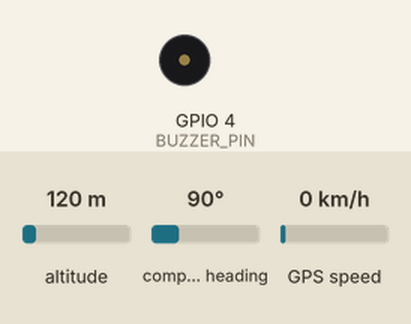
Bench run of a program on a simulated ESP32. On the bench: buzzer (waves = sounding, pin HIGH). Inputs (shaded band) come from the test bench; at power-on: altitude 120 m, compass heading 90°, GPS speed 0 km/h. The GPS gets a fix after 3 s at 37.7749, -122.4194 with 8 satellites; what the program prints to the serial monitor is not drawn.

Above: at 0.2 s.
Timing chart, 0 to 3.0 s (numbered marks = the images above):
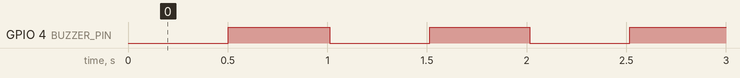

The program:

main.cpp
```cpp
#include <Arduino.h>

#include "drivers/gps/gps.h"
#include "drivers/buzzer/buzzer.h"
#include "geofences/geofence.h"
#include "communications/api/api.h"

constexpr unsigned long LOCATION_INTERVAL = 30000;
constexpr unsigned long STATUS_INTERVAL = 1000;

unsigned long lastLocationSend = 0;
unsigned long lastStatusPrint = 0;
bool firstLocationSend = true;

void setup() {
    Serial.begin(115200);

    buzzerBegin();
    gpsHasBegin();
    geofenceBegin();
    apiBegin();

    Serial.println("HelmGuard started");
    Serial.println("Waiting for GPS fix...");
}

void loop() {
    gpsHasUpdate();

    bool gpsFix = gpsHasFix();
    bool outsideGeofence = false;

    if (gpsFix) {
        outsideGeofence = geofenceUpdate(
            gpsGetLatitude(),
            gpsGetLongitude()
        );
    }

    buzzerUpdate(gpsFix, outsideGeofence);

    unsigned long now = millis();

    if (now - lastStatusPrint >= STATUS_INTERVAL) {
        lastStatusPrint = now;

        if (!gpsFix) {
            Serial.println("GPS: NO FIX | Buzzer: INTERMITTENT");
        } else {
            Serial.println("=============================");
            Serial.print("Latitude: ");
            Serial.println(gpsGetLatitude(), 6);

            Serial.print("Longitude: ");
            Serial.println(gpsGetLongitude(), 6);

            Serial.print("Satellites: ");
            Serial.println(gpsGetSatellites());

            Serial.print("Distance: ");
            Serial.print(geofenceGetDistanceMeters(), 2);
            Serial.println(" m");

            Serial.print("Geofence: ");
            Serial.println(
                outsideGeofence ? "OUTSIDE" : "INSIDE"
            );

            Serial.print("Buzzer: ");
            Serial.println(
                outsideGeofence ? "CONTINUOUS" : "OFF"
            );
        }
    }

    if (gpsFix &&
        (firstLocationSend ||
         now - lastLocationSend >= LOCATION_INTERVAL)) {

        firstLocationSend = false;
        lastLocationSend = now;

        if (apiSendLocation()) {
            Serial.println("Location sent successfully");
        } else {
            Serial.println("Failed to send location");
        }
    }

    delay(2);
}
```

api.cpp
```cpp
#include "api.h"

#include <HTTPClient.h>

#include "communications/wifi/wifi.h"
#include "config/app_config.h"
#include "communications/json/json.h"
#include "drivers/gps/gps.h"

void apiBegin()
{
    wifiBegin();
}

bool apiSendLocation()
{
    if (!wifiIsConnected()) {
        Serial.println("Wi-Fi disconnected, reconnecting");
        if (!wifiBegin()) {
            return false;
        }
    }

    if (!gpsHasFix()) {
        Serial.println("No GPS fix. Skipping POST.");
        return false;
    }

    String payload = gpsGetJson(HELM_GUARD_DEVICE_ID);

    HTTPClient http;
    http.setTimeout(HELM_GUARD_HTTP_TIMEOUT_MS);
    if (!http.begin(HELM_GUARD_API_URL)) {
        Serial.println("Could not initialize HTTP client");
        return false;
    }
    http.addHeader("Content-Type", "application/json");

    int statusCode = http.POST(payload);

    Serial.print("HTTP status: ");
    Serial.println(statusCode);

    if (statusCode > 0) {
        Serial.println(http.getString());
    } else {
        Serial.println(http.errorToString(statusCode));
    }

    http.end();

    return statusCode >= 200 && statusCode < 300;
}
```

api.h
```cpp
#ifndef API_H
#define API_H

#include <Arduino.h>

void apiBegin();
bool apiSendLocation();

#endif
```

json.cpp
```cpp
#include "json.h"

#include <ArduinoJson.h>
#include "drivers/gps/gps.h"

String gpsGetJson(const char* deviceId) {
    JsonDocument doc;

    const bool fix = gpsHasFix();
    doc["gps_fix"] = fix;
    doc["device_id"] = deviceId;

    if (fix) {
        doc["latitude"] = gpsGetLatitude();
        doc["longitude"] = gpsGetLongitude();
        doc["altitude"] = gpsGetAltitude();
        doc["satellites"] = gpsGetSatellites();
        doc["speed"] = gpsGetSpeed();
    }

    String jsonString;
    serializeJson(doc, jsonString);
    return jsonString;
}
```

json.h
```cpp
#ifndef JSON_H
#define JSON_H
#include <ArduinoJson.h>

String gpsGetJson(const char* deviceId);
#endif // JSON_H
```

wifi.cpp
```cpp
#include "wifi.h"

#include <WiFi.h>

#include "config/app_config.h"

namespace {
    const char* WIFI_SSID = HELM_GUARD_WIFI_SSID;
    const char* WIFI_PASSWORD = HELM_GUARD_WIFI_PASSWORD;
}

bool wifiBegin()
{
    if (WIFI_SSID[0] == '\0') {
        Serial.println("Wi-Fi is not configured");
        return false;
    }

    WiFi.mode(WIFI_STA);
    WiFi.begin(WIFI_SSID, WIFI_PASSWORD);

    Serial.print("Connecting to Wi-Fi");
    const unsigned long startedAt = millis();

    while (WiFi.status() != WL_CONNECTED &&
           millis() - startedAt < HELM_GUARD_WIFI_TIMEOUT_MS) {
        delay(500);
        Serial.print(".");
    }

    if (!wifiIsConnected()) {
        Serial.println("\nWi-Fi connection timed out");
        return false;
    }

    Serial.println("\nWi-Fi connected");
    Serial.println(WiFi.localIP());
    return true;
}

bool wifiIsConnected()
{
    return WiFi.status() == WL_CONNECTED;
}
```

wifi.h
```cpp
#ifndef WIFI_H
#define WIFI_H

#include <Arduino.h>

bool wifiBegin();
bool wifiIsConnected();

#endif
```

geofence.cpp
```cpp
#include <Arduino.h>
#include <math.h>

#include "config/app_config.h"
#include "geofence.h"

namespace {
    constexpr double EARTH_RADIUS_METERS = 6371000.0;
    constexpr double DEGREES_TO_RADIANS = PI / 180.0;

    bool initialized = false;

    double centerLatitude = 0.0;
    double centerLongitude = 0.0;
    double currentDistance = 0.0;

    double calculateDistance(
        double lat1,
        double lon1,
        double lat2,
        double lon2
    ) {
        double dLat =
            (lat2 - lat1) * DEGREES_TO_RADIANS;

        double dLon =
            (lon2 - lon1) * DEGREES_TO_RADIANS;

        double a =
            sin(dLat / 2.0) * sin(dLat / 2.0) +
            cos(lat1 * DEGREES_TO_RADIANS) *
            cos(lat2 * DEGREES_TO_RADIANS) *
            sin(dLon / 2.0) * sin(dLon / 2.0);

        a = constrain(a, 0.0, 1.0);

        double c = 2.0 * atan2(
            sqrt(a),
            sqrt(1.0 - a)
        );

        return EARTH_RADIUS_METERS * c;
    }
}

void geofenceBegin() {
    initialized = false;
    centerLatitude = 0.0;
    centerLongitude = 0.0;
    currentDistance = 0.0;
}

bool geofenceUpdate(double latitude, double longitude) {
    if (!initialized) {
        centerLatitude = latitude;
        centerLongitude = longitude;
        currentDistance = 0.0;
        initialized = true;

        Serial.println("Geofence center initialized");

        Serial.print("Center latitude: ");
        Serial.println(centerLatitude, 6);

        Serial.print("Center longitude: ");
        Serial.println(centerLongitude, 6);

        return false;
    }

    currentDistance = calculateDistance(
        centerLatitude,
        centerLongitude,
        latitude,
        longitude
    );

    return currentDistance >
           HELM_GUARD_GEOFENCE_RADIUS_METERS;
}

bool geofenceIsInitialized() {
    return initialized;
}

double geofenceGetDistanceMeters() {
    return currentDistance;
}
```

geofence.h
```cpp
#pragma once

void geofenceBegin();

bool geofenceUpdate(double latitude, double longitude);

bool geofenceIsInitialized();
double geofenceGetDistanceMeters();
```

app_config.h
```cpp
#ifndef APP_CONFIG_H
#define APP_CONFIG_H

#if __has_include("config/secrets.h")
#include "config/secrets.h"
#endif

#ifndef HELM_GUARD_WIFI_SSID
#define HELM_GUARD_WIFI_SSID ""
#endif

#ifndef HELM_GUARD_WIFI_PASSWORD
#define HELM_GUARD_WIFI_PASSWORD ""
#endif

#ifndef HELM_GUARD_API_URL
#define HELM_GUARD_API_URL "http://127.0.0.1:3000/api/locations"
#endif

#ifndef HELM_GUARD_DEVICE_ID
#define HELM_GUARD_DEVICE_ID "HG-001"
#endif

#ifndef HELM_GUARD_GEOFENCE_RADIUS_METERS
#define HELM_GUARD_GEOFENCE_RADIUS_METERS 30.0
#endif

#define HELM_GUARD_WIFI_TIMEOUT_MS 15000UL
#define HELM_GUARD_HTTP_TIMEOUT_MS 10000

#endif
```

pins.h
```cpp
#pragma once

// SENSORS
#define GPS_RX_PIN 17
#define GPS_TX_PIN 18


// ACTUATORS
#define BUZZER_PIN 4
```

buzzer.cpp
```cpp
#include <Arduino.h>
#include "config/pins.h"
#include "buzzer.h"

const unsigned long BUZZER_INTERVAL = 500;

unsigned long lastBuzzerChange = 0;
bool buzzerState = false;

void buzzerBegin() {
    pinMode(BUZZER_PIN, OUTPUT);
    digitalWrite(BUZZER_PIN, LOW);
}

void buzzerUpdate(bool gpsFix, bool outsideGeofence) {
    if (!gpsFix) {
        unsigned long now = millis();

        if (now - lastBuzzerChange >= BUZZER_INTERVAL) {
            lastBuzzerChange = now;
            buzzerState = !buzzerState;

            digitalWrite(
                BUZZER_PIN,
                buzzerState ? HIGH : LOW
            );
        }

        return;
    }

    buzzerState = false;
    lastBuzzerChange = millis();

    if (outsideGeofence) {
        digitalWrite(BUZZER_PIN, HIGH);
    } else {
        digitalWrite(BUZZER_PIN, LOW);
    }
}
```

buzzer.h
```cpp
#pragma once

void buzzerBegin();
void buzzerUpdate(bool gpsFix, bool outsideGeofence);
```

gps.cpp
```cpp
#include "gps.h"

#include <TinyGPS++.h>
#include <HardwareSerial.h>

#include "config/pins.h"

namespace {
    HardwareSerial gpsSerial(2);
    TinyGPSPlus gps;
}

void gpsHasBegin() {
    gpsSerial.begin(9600, SERIAL_8N1, GPS_RX_PIN, GPS_TX_PIN);
}

void gpsHasUpdate() {
    while (gpsSerial.available() > 0) {
        gps.encode(gpsSerial.read());
    }
}

bool gpsHasFix() {
    return gps.location.isValid() && (gps.location.age() < 2000);
}

double gpsGetLatitude() {
    return gps.location.lat();
}

double gpsGetLongitude() {
    return gps.location.lng();
}

double gpsGetAltitude() {
    return gps.altitude.meters();
}

int gpsGetSatellites() {
    return gps.satellites.value();
}

double gpsGetSpeed() {
    return gps.speed.kmph();
}
```

gps.h
```cpp
#ifndef GPS_H
#define GPS_H

#include <Arduino.h>

void gpsHasBegin();
void gpsHasUpdate();
bool gpsHasFix();

double gpsGetLatitude();
double gpsGetLongitude();
double gpsGetAltitude();

int gpsGetSatellites();
double gpsGetSpeed();

#endif // GPS_H
```

Measured:
- by itself, GPIO 4 (BUZZER_PIN): alternates HIGH for 0.50 s and LOW for 0.50 s, 6 changes in all, then stays LOW
